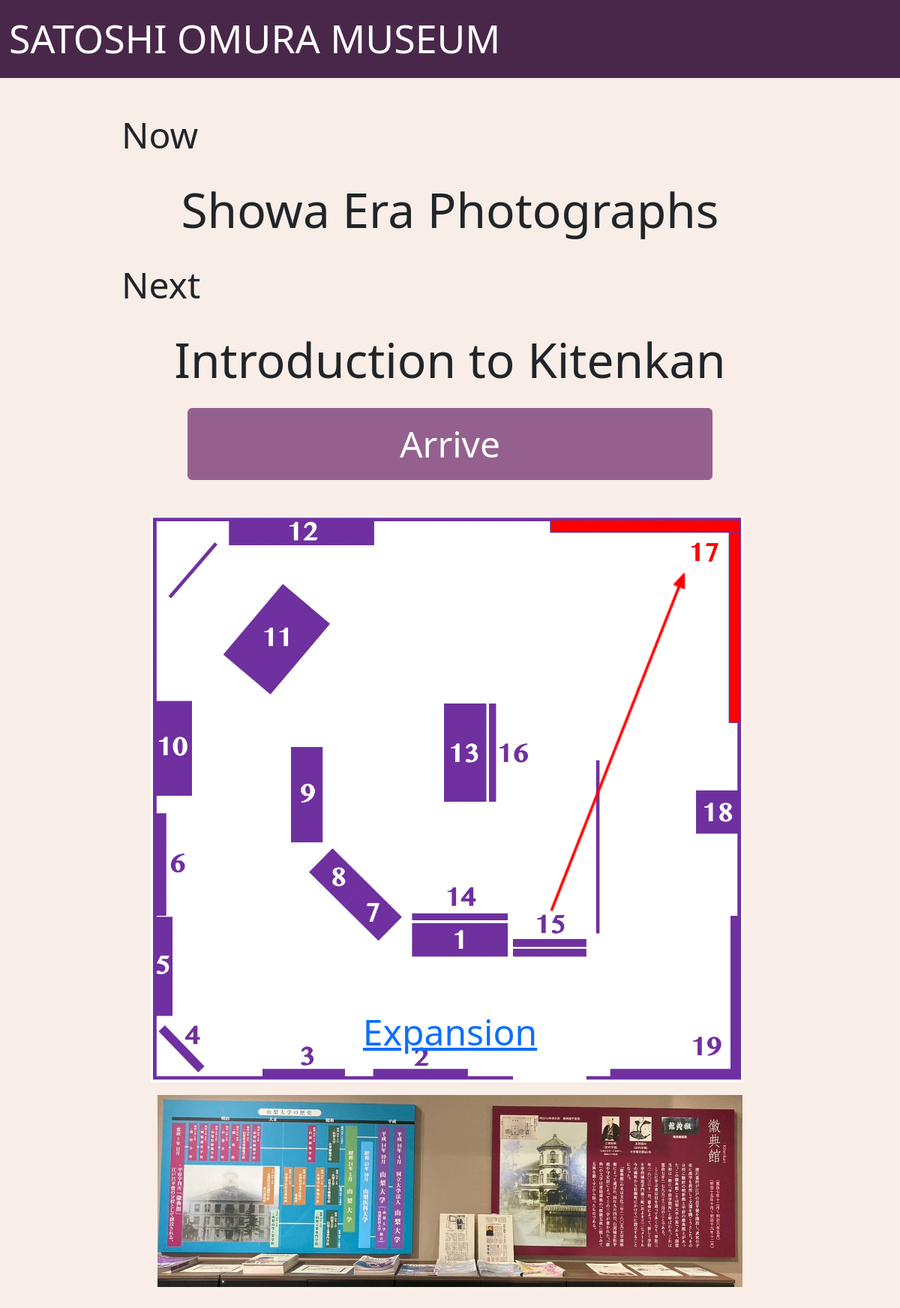
The app's page /QAmuseum/MuseumPath_En/134 with its own data.
### QAmuseum/models.py (models this page shows, shortened)
class OmuraMuseum(models.Model):
    id=models.IntegerField(primary_key=True)
    name=models.CharField(max_length=100)
    satisfaction=models.FloatField()
    x=models.IntegerField()
    y=models.IntegerField()
    stay_time = models.FloatField()
    wait_time = models.IntegerField(default=0)
    exp = models.TextField()
    image=models.ImageField(upload_to='media/',blank=True)
    en_name=models.CharField(max_length=100,default="title")
    en_exp = models.TextField(default="text")
    map_image=models.ImageField(upload_to='media/',blank=True)

### QAmuseum/views.py (the view, shortened to what this page needs)
# urls.py: path("MuseumPath_En/<int:pk>",views.MuseumPathEn,name="MuseumPathEn"),
def MuseumPathEn(request,pk):
    obj=UserPath.objects.get(pk=pk)
    obj.last_page=request.build_absolute_uri()
    obj.save()
    userpath = UserPath.objects.filter(pk=pk)
    for userpath in userpath:
        if userpath.calc_bool==True:
            back_task=AsyncResult(userpath.caluculate_back)
            print(back_task.status)
            if back_task.status=="STARTED":
                back_task.revoke(terminate=True)
        if userpath.now_spot==0:
            start_time=time.time()
            userpath.start_time=start_time
            userpath.save()
        nex = OmuraMuseum.objects.get(pk=userpath.next_spot+1)
        object = {
            "path":userpath.path,
            "nowspot":userpath.now_spot+1,
            "nextspot":userpath.next_spot+1,
            "pk":userpath.pk,
            "img":nex.image,
            "map_img":nex.map_image
            }
    nowsp=userpath.now_spot+1
    nextsp=userpath.next_spot+1
    now_spot=OmuraMuseum.objects.get(id=nowsp)
    next_spot=OmuraMuseum.objects.get(id=nextsp)
    spot={"nowspot_name":now_spot.en_name,
          "nextspot_name":next_spot.en_name}
    object.update(spot)
    pt=userpath.path.split(',')
    graph = Plot_graph(userpath.now_spot,userpath.next_spot,pt)
    object['graph']=graph
    return render(request, "QAmuseum/MuseumPath_En.html",object)

### QAmuseum/views.py (called while the page is built, shortened)
def Output_graph():
    buffer = BytesIO()
    plt.savefig(buffer,format="png",transparent=True)
    buffer.seek(0)
    img = buffer.getvalue()
    graph = base64.b64encode(img)
    graph = graph.decode("utf-8")
    buffer.close()
    return graph

def Waypoint(now_spot,next_spot):
    waypoint =[]
    waypoint.append(now_spot)
    if now_spot>=16 and now_spot<=17:
        if next_spot<=5:
            waypoint.append(27)
        if next_spot>=6 and next_spot<=10:
            waypoint.append(21)
        if next_spot==13:
            waypoint.append(24)
    waypoint.append(next_spot)
    return waypoint

### QAmuseum/templates/QAmuseum/MuseumPath_En.html (shortened to what this page needs)
{% load static %}
{% load django_bootstrap5 %}
{% load widget_tweaks %}
<!DOCTYPE html>
<html>
    <head>
        {% bootstrap_css %}
        <link rel="stylesheet" type="text/css" href="{% static 'css/bootstrap.min.css' %}">
        <link rel="stylesheet"  href="{% static 'QAmuseum/style.css' %}">
        <link rel="stylesheet" href="{% static 'path/to/lightbox2/css/lightbox.min.css' %}">
    </head>
    <body>
        <header>
            <nav class="navbar navbar-expand-md navbar-dark fixed-top bg-indigo">
                <div class="container-fluid">
                    <a class="navbar-brand" href="#">SATOSHI OMURA MUSEUM</a>
                </div>
            </nav>
        </header><br><br>
        <div class="container-fluid">
        <p class="spot">Now <br></p>
        <p class="text-center name-explain">{{nowspot_name}}</p>
        <p class="spot">Next <br></p>
        <p class="text-center name-explain">{{nextspot_name}}</p>
        <div class="text-center">
            <form action="{% url 'ArriveEn' pk%}",method='GET'>
            <button type="submit" name="arrive" class="btn btn-success btn-block">Arrive</button>
        </div>
        <div class="image-container">
            <img src="/media/{{map_img}}">
            <img>
        </div>
        <div class="text-center">
            <a href="#" onclick="openModal()">Expansion</a></div>
        <div class="text-center">
        <img src="/media/{{img}}" >
        </div></div>
    </body>
</html>

### QAmuseum/static/QAmuseum/style.css (style rules this page uses)
.bg-indigo { background-color: #49274a; }
header { position:fixed; top:0; width:90%; max-width: 1000px; font-size: larger; }
body { font-size: 300%; background-color: #f8eee7; max-width: 1000px; width:90%; margin: 0 auto; margin-top: auto; }
button { width:4em; height:2em; }
.navbar-brand { font-size: 90%; margin-left:0; }
.btn-success { width:700px; font-size: 48px; background-color: #94618e; border-color: #94618e; text-align: center; }
.image-container { position: relative; max-width: 1000px; width: 90%; height: 700px; margin: 0 auto; }
.image-container img { max-width: 1000px; width:90%; height:auto; position: absolute; display: block; margin: 1em 40px; transition: transform 0.3s ease; }
.image-container img:first-child { z-index: -2; }
.image-container img:last-child { transform: scale(1.5); z-index: -1; }
.text-center { text-align: center; }
.spot { margin-left: 50px; }
.name-explain { font-size: 64px; }
img { width:80%; margin: 1em auto; }

### records on screen
OmuraMuseum: en_name "Showa Era Photographs"
OmuraMuseum: en_name "Introduction to Kitenkan", map_image (picture), image (picture)
